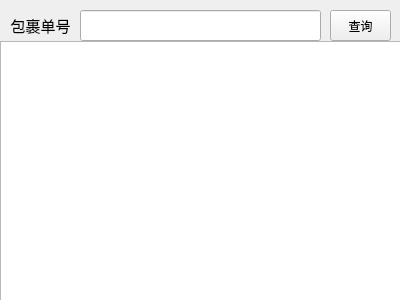
<?xml version="1.0" encoding="UTF-8"?>
<ui version="4.0">
 <class>ParcelQueryWidget</class>
 <widget class="QWidget" name="ParcelQueryWidget">
  <property name="geometry">
   <rect>
    <x>0</x>
    <y>0</y>
    <width>400</width>
    <height>300</height>
   </rect>
  </property>
  <property name="windowTitle">
   <string>Form</string>
  </property>
  <widget class="QTextBrowser" name="textBrowser">
   <property name="geometry">
    <rect>
     <x>0</x>
     <y>41</y>
     <width>401</width>
     <height>261</height>
    </rect>
   </property>
  </widget>
  <widget class="QLineEdit" name="playerEdit">
   <property name="geometry">
    <rect>
     <x>80</x>
     <y>10</y>
     <width>241</width>
     <height>31</height>
    </rect>
   </property>
  </widget>
  <widget class="QLabel" name="label_7">
   <property name="geometry">
    <rect>
     <x>0</x>
     <y>10</y>
     <width>81</width>
     <height>31</height>
    </rect>
   </property>
   <property name="text">
    <string>&lt;!DOCTYPE HTML PUBLIC &quot;-//W3C//DTD HTML 4.0//EN&quot; &quot;http://www.w3.org/TR/REC-html40/strict.dtd&quot;&gt;
&lt;html&gt;&lt;head&gt;&lt;meta name=&quot;qrichtext&quot; content=&quot;1&quot; /&gt;&lt;style type=&quot;text/css&quot;&gt;
p, li { white-space: pre-wrap; }
&lt;/style&gt;&lt;/head&gt;&lt;body style=&quot; font-family:'Ubuntu'; font-size:11pt; font-weight:400; font-style:normal;&quot;&gt;
&lt;p align=&quot;center&quot; style=&quot; margin-top:12px; margin-bottom:12px; margin-left:0px; margin-right:0px; -qt-block-indent:0; text-indent:0px;&quot;&gt;&lt;span style=&quot; color:#000000;&quot;&gt;包裹单号&lt;/span&gt;&lt;/p&gt;&lt;/body&gt;&lt;/html&gt;</string>
   </property>
  </widget>
  <widget class="QPushButton" name="pushButton_parcelQuery">
   <property name="geometry">
    <rect>
     <x>330</x>
     <y>10</y>
     <width>61</width>
     <height>31</height>
    </rect>
   </property>
   <property name="text">
    <string>查询</string>
   </property>
  </widget>
 </widget>
 <resources/>
 <connections/>
</ui>
